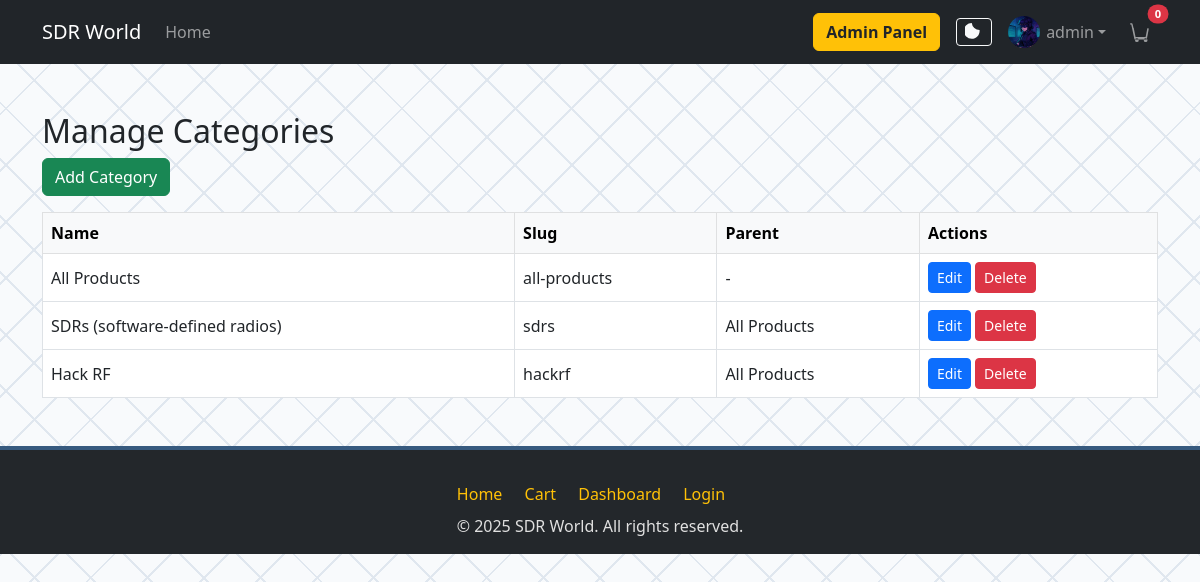
The app's page /adminpanel/categories/ (signed in) with its own data.
### accounts/models.py (models this page shows, shortened)
class UserProfile(models.Model):
    user = models.OneToOneField(User, on_delete=models.CASCADE)
    address = models.CharField(max_length=255, blank=True)
    phone = models.CharField(max_length=20, blank=True)
    avatar = models.ImageField(upload_to='avatars/', blank=True, null=True)

### products/models.py (models this page shows, shortened)
class Category(models.Model):
    name = models.CharField(max_length=100, unique=True)
    slug = models.SlugField(max_length=120, unique=True)
    parent = models.ForeignKey('self', null=True, blank=True, related_name='subcategories', on_delete=models.CASCADE)
    class Meta:
        verbose_name_plural = 'Categories'

### adminpanel/views.py (the view)
# urls.py: path('categories/', views.category_crud, name='category_crud'),
@user_passes_test(is_admin_or_editor)
def category_crud(request):
    categories = Category.objects.all()
    return render(request, 'adminpanel/category_crud.html', {'categories': categories})

### adminpanel/views.py (called while the page is built)
def is_admin_or_editor(user):
    return user.is_staff or user.is_superuser

### cart/context_processors.py (called while the page is built)
def cart_count(request):
    if request.user.is_authenticated:
        return {'cart_count': CartItem.objects.filter(user=request.user).count()}
    return {'cart_count': 0}

### templates/adminpanel/category_crud.html (shortened to what this page needs)
{% extends 'base.html' %}
{% load crispy_forms_tags %}
{% block content %}
<div class="container mt-5">
    <h2>Manage Categories</h2>
    <button class="btn btn-success mb-3" data-bs-toggle="modal" data-bs-target="#addCategoryModal">Add Category</button>
    <table class="table table-bordered align-middle" id="categories-table">
        <thead class="table-light">
            <tr>
                <th>Name</th>
                <th>Slug</th>
                <th>Parent</th>
                <th>Actions</th>
            </tr>
        </thead>
        <tbody>
            {% for category in categories %}
            <tr data-category-id="{{ category.id }}">
                <td class="cat-name">{{ category.name }}</td>
                <td class="cat-slug">{{ category.slug }}</td>
                <td class="cat-parent">{% if category.parent %}{{ category.parent.name }}{% else %}-{% endif %}</td>
                <td>
                    <button class="btn btn-sm btn-primary edit-category-btn" data-id="{{ category.id }}" data-name="{{ category.name }}" data-slug="{{ category.slug }}" data-parent="{% if category.parent %}{{ category.parent.id }}{% else %}0{% endif %}">Edit</button>
                    <button class="btn btn-sm btn-danger delete-category-btn" data-id="{{ category.id }}" data-name="{{ category.name }}">Delete</button>
                </td>
            </tr>
            {% endfor %}
        </tbody>
    </table>
</div>
{% endblock %}

### templates/base.html (shortened to what this page needs)
<!DOCTYPE html>
<html lang="en">
<head>
    {% load static %}
    <link href="https://cdn.jsdelivr.net/npm/bootstrap@5.3.0/dist/css/bootstrap.min.css" rel="stylesheet">
    <link rel="stylesheet" href="{% static 'css/main.css' %}">
</head>
<body>
    <nav class="navbar navbar-expand-lg navbar-dark bg-dark mb-4">
        <div class="container">
            <a class="navbar-brand" href="/">SDR World</a>
            <div class="collapse navbar-collapse" id="navbarNav">
                <ul class="navbar-nav me-auto mb-2 mb-lg-0">
                    <li class="nav-item"><a class="nav-link" href="/">Home</a></li>
                </ul>
                <ul class="navbar-nav mb-2 mb-lg-0 align-items-center w-100 justify-content-end">
                    {% if user.is_authenticated %}
                        {% if user.is_staff or user.is_superuser %}
                            <li class="nav-item mb-2 mb-lg-0">
                                <a class="btn btn-warning" href="{% url 'admin_dashboard' %}" style="color: #212529; font-weight: 600;">Admin Panel</a>
                            </li>
                        {% endif %}
                    {% endif %}
                    <li class="nav-item ms-3 me-2 mb-2 mb-lg-0">
                        <button id="darkModeToggle" class="btn btn-outline-light btn-sm" title="Toggle dark mode" style="display: flex; align-items: center; justify-content: center;">
                            <svg id="darkModeIcon" xmlns="http://www.w3.org/2000/svg" width="18" height="18" fill="currentColor" class="bi bi-moon" viewBox="0 0 16 16">
                                <path d="M6 0a7 7 0 0 0 0 14c3.866 0 7-3.134 7-7 0-.265-.015-.527-.045-.785A6.978 6.978 0 0 1 6 0z"/>
                            </svg>
                        </button>
                    </li>
                    {% if user.is_authenticated %}
                        <li class="nav-item dropdown mb-2 mb-lg-0">
                            <a class="nav-link dropdown-toggle d-flex align-items-center" href="#" id="navbarDropdown" role="button" data-bs-toggle="dropdown" aria-expanded="false">
                                {% if user.userprofile.avatar and user.userprofile.avatar.name %}
                                    <img src="{{ user.userprofile.avatar.url }}" class="navbar-avatar" alt="avatar">
                                {% else %}
                                    <img src="https://ui-avatars.com/api/?name={{ user.username|urlencode }}&size=32" class="navbar-avatar" alt="avatar">
                                {% endif %}
                                {{ user.username }}
                            </a>
                        </li>
                        <li class="nav-item ms-2 mb-2 mb-lg-0">
                            <a class="nav-link d-flex align-items-center position-relative justify-content-center" href="{% url 'cart_view' %}">
                                <span id="cart-count-badge" class="position-absolute top-0 start-100 translate-middle badge rounded-pill bg-danger" style="font-size: 0.7rem; min-width: 18px;">{{ cart_count }}</span>
                            </a>
                        </li>
                    {% endif %}
                </ul>
            </div>
        </div>
    </nav>
    {% block content %}{% endblock %}
<footer class="site-footer text-center">
    <div class="container">
        <div class="footer-links mb-2">
            <a href="/">Home</a>
            <a href="/cart/">Cart</a>
            <a href="/dashboard/">Dashboard</a>
            <a href="/accounts/login/">Login</a>
        </div>
        <div>
            &copy; {{ now|default:2025 }} SDR World. All rights reserved.
        </div>
    </div>
</footer>
</body>
</html>

### static/css/main.css (style rules this page uses)
.navbar-avatar { width: 32px; height: 32px; object-fit: cover; border-radius: 50%; margin-right: 6px; }
body { background-color: #f8fafc; background-image: repeating-linear-gradient(135deg, #e0e7ef 0px, #e0e7ef 2px, transparent 2px, transparent 40px), repeating-linear-gradient(225deg, #e0e7ef 0px, #e0e7ef 2px, transparent 2px, transparent 40px); }
footer.site-footer { background: #23272b; color: #e0e0e0; padding: 32px 0 16px 0; margin-top: 48px; border-top: 4px solid #375a7f; }
.site-footer a { color: #ffc107; text-decoration: none; }
.site-footer .footer-links { margin-bottom: 12px; }
.site-footer .footer-links a { margin-right: 18px; }

### records on screen
Category: name "All Products", slug "all-products"
Category: name "SDRs (software-defined radios)", slug "sdrs", parent.name "All Products"
Category: name "Hack RF", slug "hackrf", parent.name "All Products"

### other values on screen
{{ user.username }} "admin"
{{ cart_count }} "0"
{{ now|default:2025 }} "2025"
